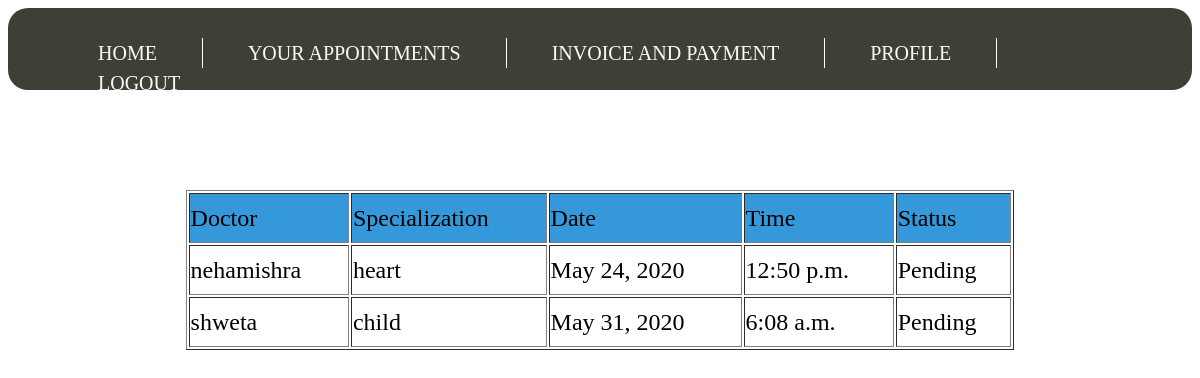
The page /appointment/ (signed in) on the database as committed earlier.
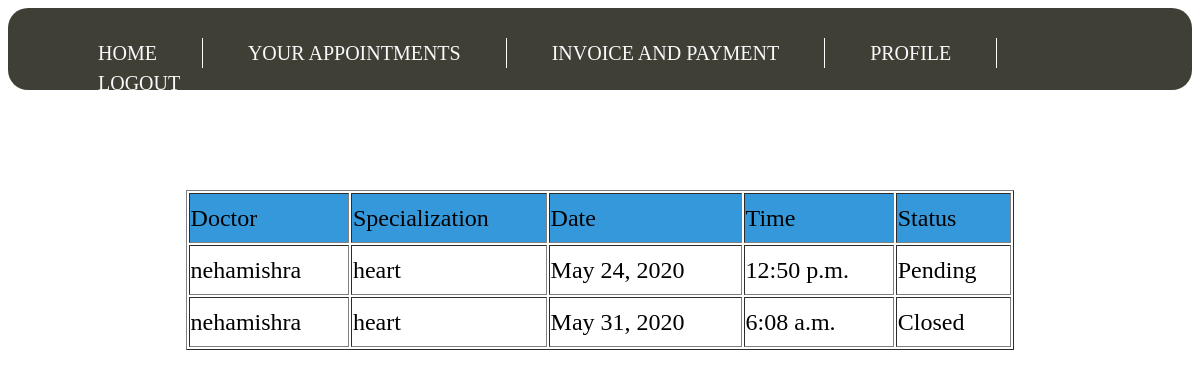
The same page on the database as committed later.
### Hospital_app/models.py (models this page shows)
class Appointments(models.Model):
    patient = models.ForeignKey('Patient',on_delete=models.CASCADE)
    doctor = models.ForeignKey('Doctor',on_delete=models.CASCADE)
    Date_time = models.DateTimeField()
    status = models.CharField(max_length=1500)

class Doctor(models.Model):
    user = models.OneToOneField(User, on_delete=models.CASCADE)
    Name = models.CharField(max_length=1500)
    Email = models.EmailField()
    gender = models.CharField(max_length=1500)
    phone_no = models.BigIntegerField()
    Degree = models.CharField(max_length=1500)
    specialization = models.CharField(max_length=1500)

### Hospital_app/views.py (the view)
# urls.py: path('appointment/',Patient_appointment.as_view(),name='patient_appointment'),
class Patient_appointment(View):
    def get(self,request):
        if request.user.is_active:
            try:
                request.user.patient
            except ObjectDoesNotExist:
                return HttpResponse("LOGIN FIRST")
            p = Patient.objects.filter(user=request.user)
            appointments = Appointments.objects.filter(patient=p[0])
            context = {'app':appointments}
            template = loader.get_template('patient_appointment.html')
            return HttpResponse(template.render(context,request))
        else:
            return HttpResponse("LOGIN FIRST")

### Hospital_app/templates/patient_appointment.html (shortened to what this page needs)
<!DOCTYPE html>
<html>
<head>
	{% load staticfiles %}
<link rel="stylesheet" href="https://cdnjs.cloudflare.com/ajax/libs/font-awesome/4.7.0/css/font-awesome.min.css">
</head>
<body>
{% load staticfiles %}
<link rel = "stylesheet" type="text/css" href = "{% static 'header.css' %}">
<div id = "menu">
<font size = "5">
<ul>
<li><a href ="{% url 'Hospital_app:patient_home' %}">home</a></li>
    <li><a href ="{% url 'Hospital_app:patient_appointment' %}">your appointments</a></li>
    <li><a href ="{% url 'Hospital_app:payment' %}">invoice and payment</a></li>
    <li><a href ="{% url 'Hospital_app:patient_profile' %}">profile</a></li>
<li><a href="{% url 'Hospital_app:logout' %}">logout</a></li>
</ul>
</div>
<div style = "margin-top:100px;">
    <table width="70%" align="center" border = "1">
        <tr bgcolor="#3498db" style = "height:50px;">
            <td>Doctor</td>
            <td>Specialization</td>
            <td>Date</td>
            <td>Time</td>
            <td>Status</td>
        </tr>
    {% for ap in app %}
        <tr style = "height:50px;">
            <td>{{ ap.doctor.user.username }}</td>
            <td>{{ap.doctor.specialization}}</td>
            <td>{{ ap.Date_time.date }}</td>
            <td>{{ ap.Date_time.time }}</td>
            <td>{{ ap.status}}</td>
    {% endfor %}
    </table>
</div>

Rows that differ between the two databases and show on the page:
changed Appointments: doctor.user.username "shweta" → "nehamishra"; doctor.specialization "child" → "heart"; status "Pending" → "Closed"
